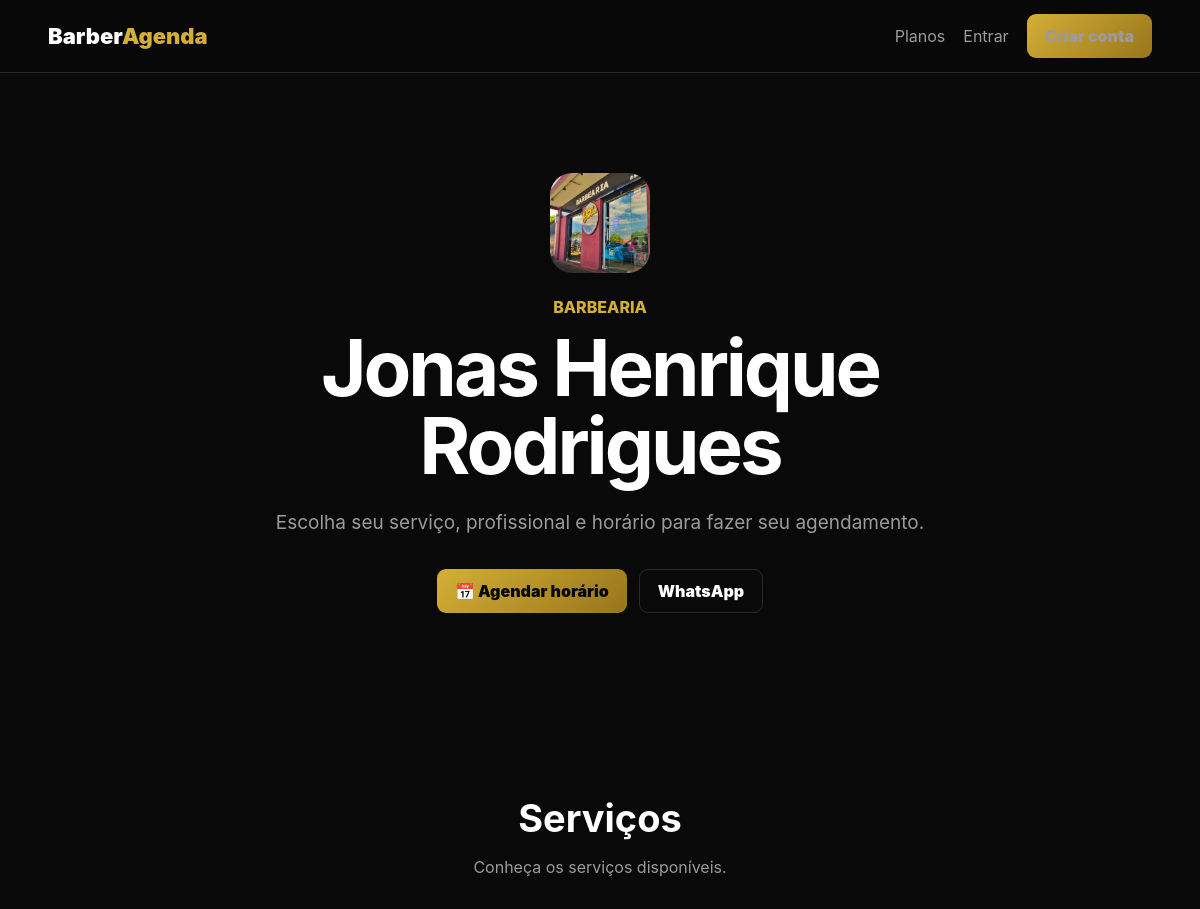
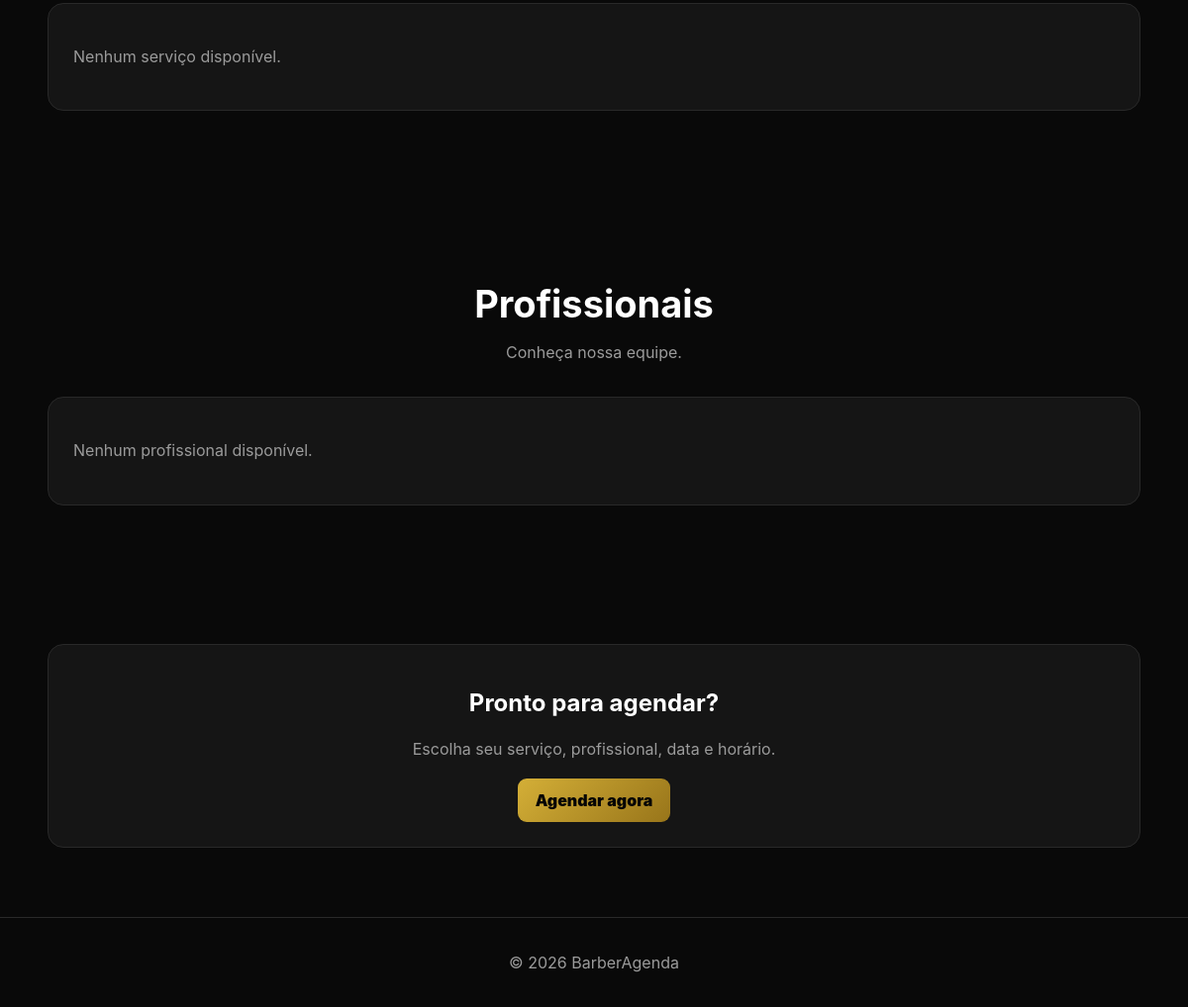
The page /b/jonas-henrique-rodrigues/ on the database its author committed (2 pictures, top to bottom).
### apps/barbershops/models.py (models this page shows, shortened)
class Barbershop(models.Model):
    name = models.CharField(
        max_length=150,
    )
    slug = models.SlugField(
        unique=True,
    )
    phone = models.CharField(
        max_length=20,
        blank=True,
    )
    whatsapp = models.CharField(
        max_length=20,
        blank=True,
    )
    address = models.CharField(
        max_length=255,
        blank=True,
    )
    city = models.CharField(
        max_length=100,
        blank=True,
    )
    state = models.CharField(
        max_length=2,
        blank=True,
    )
    logo = models.ImageField(
        upload_to="barbershops/",
        blank=True,
        null=True,
    )
    active = models.BooleanField(
        default=True,
    )
    created_at = models.DateTimeField(
        auto_now_add=True,
    )
    updated_at = models.DateTimeField(
        auto_now=True,
    )

### apps/bookings/views.py (the view)
def booking_home(request, slug):
    barbershop = get_object_or_404(
        Barbershop,
        slug=slug,
        active=True,
    )
    services = (
        barbershop.services
        .filter(active=True)
        .order_by("name")
    )
    professionals = (
        barbershop.professionals
        .filter(active=True)
        .prefetch_related("services")
        .order_by("name")
    )
    return render(
        request,
        "bookings/home.html",
        {
            "barbershop": barbershop,
            "services": services,
            "professionals": professionals,
        },
    )

### apps/bookings/templates/bookings/home.html (shortened to what this page needs)
{% extends "public/base_public.html" %}
{% block content %}
<section class="hero">
    <div class="container">
        {% if barbershop.logo %}
            <img
                src="{{ barbershop.logo.url }}"
                alt="{{ barbershop.name }}"
                style="
                    width:100px;
                    height:100px;
                    object-fit:cover;
                    border-radius:22px;
                    margin-bottom:20px;
                "
            >
        {% endif %}
        <div
            style="
                color:var(--gold);
                font-weight:800;
                margin-bottom:12px;
            "
        >
            BARBEARIA
        </div>
        <h1>
            {{ barbershop.name }}
        </h1>
        <p>
            Escolha seu serviço,
            profissional e horário
            para fazer seu agendamento.
        </p>
        <div class="hero-actions">
            <a
                href="{% url 'bookings:create' barbershop.slug %}"
                class="btn"
            >
                📅 Agendar horário
            </a>
            {% if barbershop.whatsapp %}
                <a
                    href="https://wa.me/55{{ barbershop.whatsapp }}"
                    target="_blank"
                    rel="noopener"
                    class="btn btn-secondary"
                >
                    WhatsApp
                </a>
            {% endif %}
        </div>
    </div>
</section>
<section class="section">
    <div class="container">
        <div class="section-title">
            <h2>
                Serviços
            </h2>
            <p>
                Conheça os serviços disponíveis.
            </p>
        </div>
        <div class="grid">
            {% for service in services %}
                <div class="card">
                    <h3>
                        {{ service.name }}
                    </h3>
                    {% if service.description %}
                        <p>
                            {{ service.description }}
                        </p>
                    {% endif %}
                    <div
                        style="
                            font-size:24px;
                            font-weight:900;
                            margin:16px 0 5px;
                        "
                    >
                        R$ {{ service.price|floatformat:2 }}
                    </div>
                    <p>
                        ⏱️ {{ service.duration_minutes }} minutos
                    </p>
                </div>
            {% empty %}
                <div class="card">
                    <p>
                        Nenhum serviço disponível.
                    </p>
                </div>
            {% endfor %}
        </div>
    </div>
</section>
<section class="section">
    <div class="container">
        <div class="section-title">
            <h2>
                Profissionais
            </h2>
            <p>
                Conheça nossa equipe.
            </p>
        </div>
        <div class="grid">
            {% for professional in professionals %}
                <div class="card">
                    {% if professional.photo %}
                        <img
                            src="{{ professional.photo.url }}"
                            alt="{{ professional.name }}"
                            style="
                                width:80px;
                                height:80px;
                                object-fit:cover;
                                border-radius:50%;
                                margin-bottom:15px;
                            "
                        >
                    {% endif %}
                    <h3>
                        {{ professional.name }}
                    </h3>
                    <p>
                        {% for service in professional.services.all %}
                            {{ service.name }}
                            {% if not forloop.last %}
                                •
                            {% endif %}
                        {% empty %}
                            Profissional da equipe
                        {% endfor %}
                    </p>
                </div>
            {% empty %}
                <div class="card">
                    <p>
                        Nenhum profissional disponível.
                    </p>
                </div>
            {% endfor %}
        </div>
    </div>
</section>
<section class="section">
    <div
        class="container"
        style="text-align:center;"
    >
        <div class="card">
            <h2>
                Pronto para agendar?
            </h2>
            <p>
                Escolha seu serviço,
                profissional, data e horário.
            </p>
            <a
                href="{% url 'bookings:create' barbershop.slug %}"
                class="btn"
            >
                Agendar agora
            </a>
        </div>
    </div>
</section>
{% endblock %}

### apps/public/templates/public/base_public.html (style rules this page uses)
:root { --bg: #090909; --card: #151515; --border: #292929; --text: #ffffff; --muted: #9b9b9b; --gold: #d4af37; --gold-dark: #98751a; }
* { box-sizing: border-box; }
body { margin: 0; font-family: Inter, system-ui, sans-serif; background: var(--bg); color: var(--text); }
a { color: inherit; }
.container { width: min( 1180px, 92% ); margin: 0 auto; }
.btn { display: inline-flex; align-items: center; justify-content: center; min-height: 44px; padding: 10px 18px; border: none; border-radius: 9px; background: linear-gradient( 135deg, var(--gold), var(--gold-dark) ); color: #050505; text-decoration: none; font-weight: 900; cursor: pointer; }
.btn-secondary { background: transparent; color: white; border: 1px solid var(--border); }
.hero { padding: 100px 0 80px; text-align: center; }
.hero h1 { max-width: 900px; margin: 0 auto 22px; font-size: clamp( 42px, 8vw, 78px ); line-height: 1; letter-spacing: -3px; }
.hero p { max-width: 700px; margin: 0 auto 30px; color: var(--muted); font-size: 19px; line-height: 1.7; }
.hero-actions { display: flex; justify-content: center; gap: 12px; flex-wrap: wrap; }
.section { padding: 70px 0; }
.section-title { text-align: center; margin-bottom: 35px; }
.section-title h2 { margin-bottom: 10px; font-size: 38px; }
.section-title p { color: var(--muted); }
.grid { display: grid; grid-template-columns: repeat( auto-fit, minmax( 240px, 1fr ) ); gap: 18px; }
.card { padding: 25px; border: 1px solid var(--border); border-radius: 16px; background: var(--card); }
.card p { color: var(--muted); line-height: 1.6; }

### rows shown on the page
Barbershop: logo (picture), name "Jonas Henrique Rodrigues"
